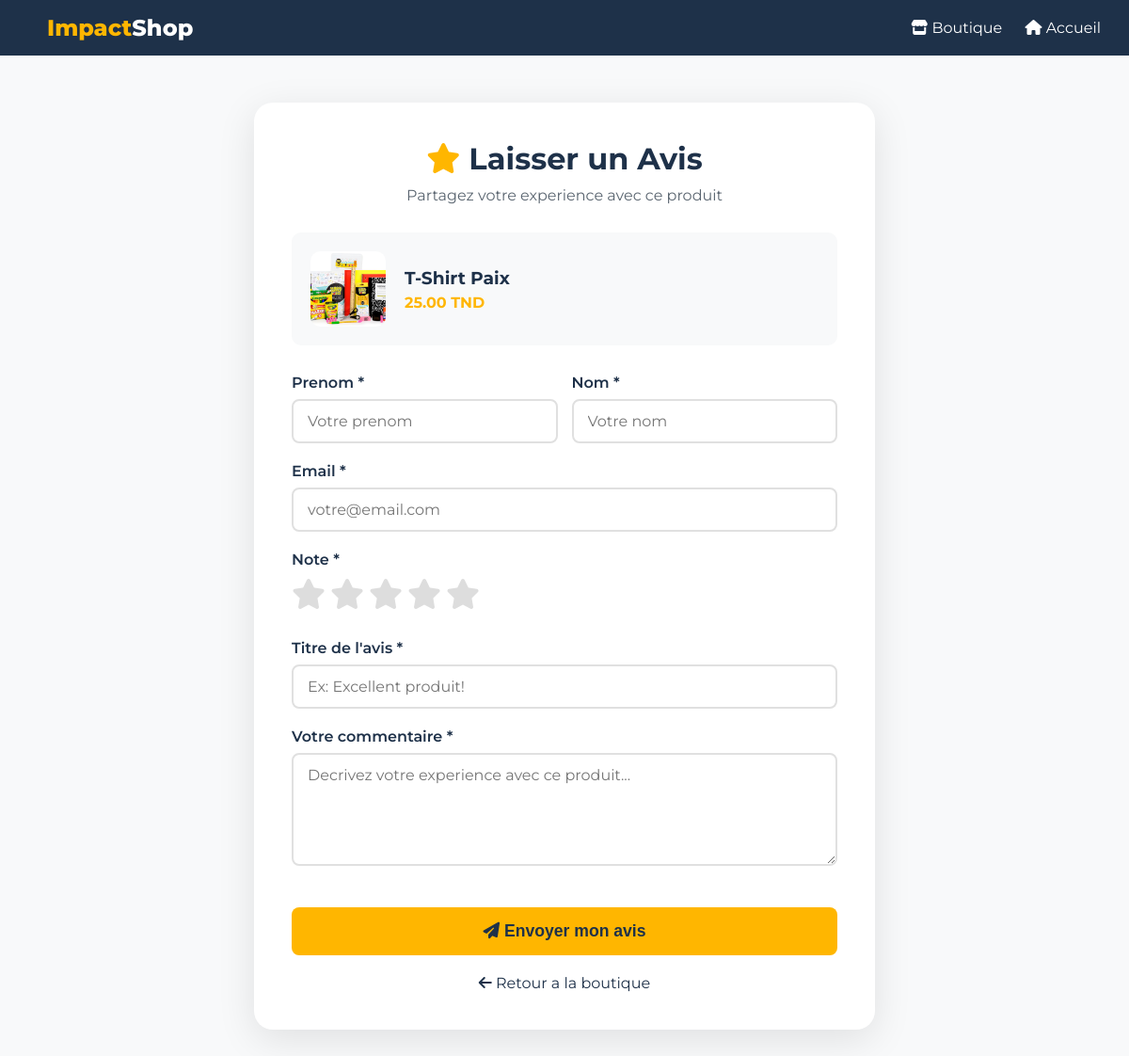
The app's page /index.php?controller=review&action=create&product_id=1 with its own data.
### tables this page shows
CREATE TABLE `products` (
    `id` INT AUTO_INCREMENT PRIMARY KEY,
    `name_en` VARCHAR(255) NOT NULL,
    `name_fr` VARCHAR(255) NOT NULL,
    `description_en` TEXT,
    `description_fr` TEXT,
    `price` DECIMAL(10, 2) NOT NULL,
    `img_name` VARCHAR(255),
    `stock` INT DEFAULT 0,
    `category_id` INT NULL,
    `is_active` TINYINT(1) DEFAULT 1,
    `created_at` TIMESTAMP DEFAULT CURRENT_TIMESTAMP,
    `updated_at` TIMESTAMP DEFAULT CURRENT_TIMESTAMP ON UPDATE CURRENT_TIMESTAMP,
    INDEX `idx_category` (`category_id`),
    INDEX `idx_active` (`is_active`),
    INDEX `idx_stock` (`stock`)
);

### models/PRODUCT.PHP (called while the page is built, shortened)
<?php
class Product {
    public static function findById($id)
    {
        $db = Database::getConnexion();
        $stmt = $db->prepare("SELECT * FROM products WHERE id = :id");
        $stmt->execute(['id' => $id]);
        return $stmt->fetch(PDO::FETCH_ASSOC);
    }
}
?>

### views/shop/review_form.php (the view, shortened to what this page needs)
<!DOCTYPE html>
<html lang="fr">
<head>
    <link rel="stylesheet" href="https://cdnjs.cloudflare.com/ajax/libs/font-awesome/6.4.0/css/all.min.css">
</head>
<body>
    <nav class="navbar">
        <div class="logo">
            <a href="index.php"><span>Impact</span>Shop</a>
        </div>
        <div>
            <a href="index.php?controller=product&action=shop"><i class="fas fa-store"></i> Boutique</a>
            <a href="index.php"><i class="fas fa-home"></i> Accueil</a>
        </div>
    </nav>
    <div class="container">
        <div class="review-card">
            <div class="review-header">
                <h1><i class="fas fa-star"></i> Laisser un Avis</h1>
                <p>Partagez votre experience avec ce produit</p>
            </div>
            <?php if (isset($product) && $product): ?>
            <div class="product-info">
                <img src="../../assets/images/<?php echo htmlspecialchars($product['img_name'] ?? ''); ?>"
                     alt="<?php echo htmlspecialchars($product['name_fr'] ?? ''); ?>"
                     onerror="this.src='https://via.placeholder.com/80x80?text=Produit'">
                <div>
                    <h3><?php echo htmlspecialchars($product['name_fr'] ?? ''); ?></h3>
                    <p><?php echo number_format($product['price'] ?? 0, 2); ?> TND</p>
                </div>
            </div>
            <?php endif; ?>
            <form method="POST" action="index.php?controller=review&action=store">
                <div class="form-row">
                    <div class="form-group">
                        <label for="first_name">Prenom *</label>
                        <input type="text" id="first_name" name="first_name" required placeholder="Votre prenom">
                    </div>
                    <div class="form-group">
                        <label for="last_name">Nom *</label>
                        <input type="text" id="last_name" name="last_name" required placeholder="Votre nom">
                    </div>
                </div>
                <div class="form-group">
                    <label for="email">Email *</label>
                    <input type="email" id="email" name="email" required placeholder="votre@email.com">
                </div>
                <div class="form-group">
                    <label>Note *</label>
                    <div class="star-rating">
                        <label for="star5"><i class="fas fa-star"></i></label>
                        <label for="star4"><i class="fas fa-star"></i></label>
                        <label for="star3"><i class="fas fa-star"></i></label>
                        <label for="star2"><i class="fas fa-star"></i></label>
                        <label for="star1"><i class="fas fa-star"></i></label>
                    </div>
                </div>
                <div class="form-group">
                    <label for="title">Titre de l'avis *</label>
                    <input type="text" id="title" name="title" required placeholder="Ex: Excellent produit! ">
                </div>
                <div class="form-group">
                    <label for="comment">Votre commentaire *</label>
                    <textarea id="comment" name="comment" required placeholder="Decrivez votre experience avec ce produit..."></textarea>
                </div>
                <button type="submit" class="btn-submit">
                    <i class="fas fa-paper-plane"></i> Envoyer mon avis
                </button>
            </form>
            <div class="back-link">
                <a href="index.php?controller=product&action=shop"><i class="fas fa-arrow-left"></i> Retour a la boutique</a>
            </div>
        </div>
    </div>
</body>
</html>

### views/shop/review_form.php (style rules this page uses)
:root { --primary: #ffb600; --secondary: #1e3149; --text-dark: #5a6570; --success: #27ae60; }
* { margin: 0; padding: 0; box-sizing: border-box; }
body { font-family: 'Montserrat', sans-serif; background: #f8f9fa; min-height: 100vh; }
.navbar { background: var(--secondary); padding: 15px 30px; display: flex; justify-content: space-between; align-items: center; }
.navbar .logo a { color: white; text-decoration: none; font-size: 1.5rem; font-weight: 800; }
.navbar .logo span { color: var(--primary); }
.navbar a { color: white; text-decoration: none; margin-left: 20px; }
.container { max-width: 700px; margin: 50px auto; padding: 0 20px; }
.review-card { background: white; border-radius: 20px; padding: 40px; box-shadow: 0 10px 40px rgba(0,0,0,0.1); }
.review-header { text-align: center; margin-bottom: 30px; }
.review-header h1 { color: var(--secondary); font-size: 2rem; margin-bottom: 10px; }
.review-header h1 i { color: var(--primary); }
.review-header p { color: var(--text-dark); }
.product-info { background: #f8f9fa; border-radius: 10px; padding: 20px; margin-bottom: 30px; display: flex; align-items: center; gap: 20px; }
.product-info img { width: 80px; height: 80px; object-fit: cover; border-radius: 10px; }
.product-info h3 { color: var(--secondary); margin-bottom: 5px; }
.product-info p { color: var(--primary); font-weight: 700; }
.form-group { margin-bottom: 20px; }
.form-group label { display: block; margin-bottom: 8px; font-weight: 600; color: var(--secondary); }
.form-group input, .form-group textarea, .form-group select { width: 100%; padding: 12px 15px; border: 2px solid #e0e0e0; border-radius: 8px; font-size: 1rem; font-family: inherit; transition: border-color 0.3s; }
.form-group textarea { min-height: 120px; resize: vertical; }
.form-row { display: grid; grid-template-columns: 1fr 1fr; gap: 15px; }
.star-rating { display: flex; flex-direction: row-reverse; justify-content: flex-end; gap: 5px; }
.star-rating label { cursor: pointer; font-size: 2rem; color: #ddd; transition: color 0.2s; }
.btn-submit { width: 100%; padding: 15px; background: var(--primary); color: var(--secondary); border: none; border-radius: 8px; font-size: 1.1rem; font-weight: 700; cursor: pointer; transition: all 0.3s; margin-top: 20px; }
.back-link { text-align: center; margin-top: 20px; }
.back-link a { color: var(--secondary); text-decoration: none; }

### records on screen
products: img_name (picture), name_fr "T-Shirt Paix", price "25.00"
